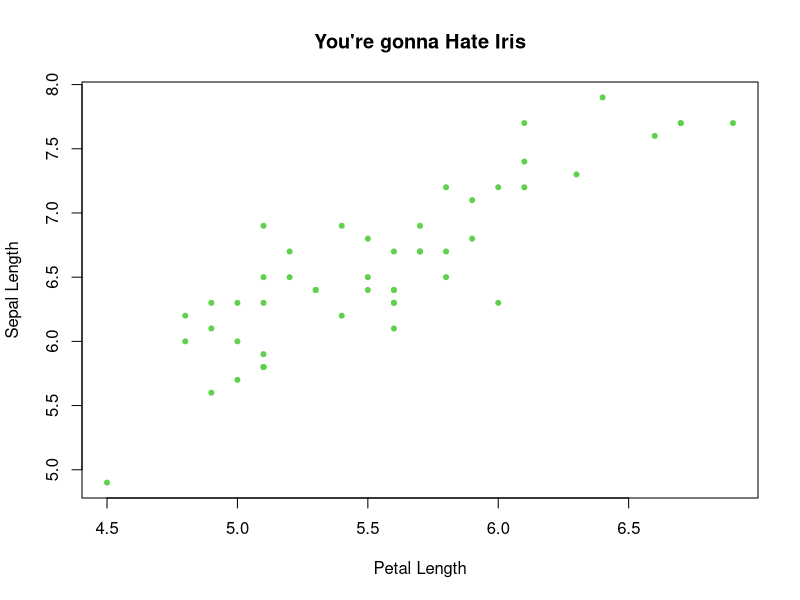

Reproduce this figure in R. (Note: this script raises an error after producing the figure.)
library(tidyverse)

# load some data

data("iris")

# subset directions for Tidyverse
# iris <- iris %>% filter(Species == "virginica")
iris <- iris %>% filter(Species == "virginica")

glimpse(iris)


# plot Sepal.Length is y-axis; Petal.Length is x-axis
# colored points in scatter plot by Species

plot(iris$Petal.Length,iris$Sepal.Length,col=iris$Species,pch=20,main = "You're gonna Hate Iris",xlab = "Petal Length",ylab = "Sepal Length")

summary(iris)

# Boxplot of Sepal Length as function of Species

plot(iris$Petal.Species,iris$Sepal.Length,main = "You're gonna Hate Iris",xlab = "Petal Length",ylab = "Sepal Length")

hist(iris$Sepal.Length,breaks = 30)

plot(density(iris$Sepal.Length))


#how to save a plot
#jpeg=open door
#give it a file path and directions for what is being saved
#dev.off=close the door to saving. Do not forget this step!!



jpeg("densityplot.jpeg")
plot(density(iris$Sepal.Length))
dev.off()






